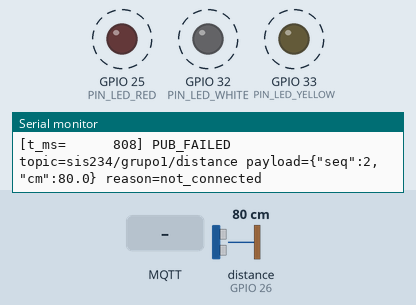
Bench run of a program on a simulated ESP32. Parts: output pins drawn as LEDs (lit = HIGH), the last lines printed to the serial monitor. Wiring (inferred from the names in the program): ultrasonic range finder: trigger GPIO 27; echo GPIO 26. Dashed ring = blinking. Inputs (shaded band) come from the test bench; at power-on: distance to the obstacle (sensor on GPIO 26) 80 cm. The echo pulse lasts 58.3 µs per cm; WiFi joins after 1.5 s; servers stay silent unless stated; no MQTT or app messages arrive unless stated; pins used as bus, display or sensor lines are not drawn.

Above: at 1.13 s.
1.7 s: MQTT message "1" arrives on the first subscribed topic
3.2 s: MQTT message "on" arrives on the first subscribed topic
4.7 s: MQTT message "off" arrives on the first subscribed topic
At 5.3 s:
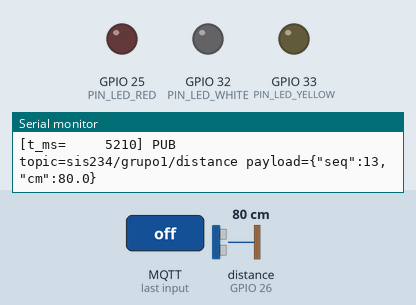
Timing chart, 0 to 7.7 s (numbered marks = the images above; inputs shaded):
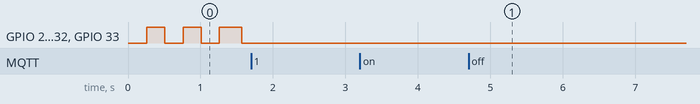

The program:

main.cpp
```cpp
/// Smart object: measures the distance with the HC-SR04, publishes it over MQTT and switches
/// three LEDs on the commands received from the mobile app or the MCP server.

#include <Arduino.h>
#include <ArduinoJson.h>
#include <math.h>
#include <string.h>

#include "EventLog.h"
#include "LedConfig.h"
#include "LedController.h"
#include "MqttConfig.h"
#include "MqttLink.h"
#include "SensorConfig.h"
#include "UltrasonicSensor.h"

UltrasonicSensor sensor(SensorConfig::PIN_TRIG, SensorConfig::PIN_ECHO);
LedController leds(LedConfig::PIN_LED_RED, LedConfig::PIN_LED_YELLOW, LedConfig::PIN_LED_WHITE);
MqttLink mqttLink;

uint32_t readingSeq = 0;
unsigned long lastSampleMs = 0;

/// Value of one LED in the leds/state payload: 1 if on, 0 if off.
unsigned int ledLevel(Led led) {
  return leds.isOn(led) ? MqttConfig::LED_LEVEL_ON : MqttConfig::LED_LEVEL_OFF;
}

/// Publishes the commanded LED state as {"red":r,"yellow":y,"white":w}, retained.
void publishLedState() {
  char payload[MqttConfig::PAYLOAD_BUFFER_BYTES];
  snprintf(payload, sizeof(payload), "{\"%s\":%u,\"%s\":%u,\"%s\":%u}",
           MqttConfig::LED_RED, ledLevel(Led::Red), MqttConfig::LED_YELLOW, ledLevel(Led::Yellow),
           MqttConfig::LED_WHITE, ledLevel(Led::White));
  EventLog::write(Event::LedState, "%s", payload);
  mqttLink.publish(MqttConfig::TOPIC_LED_STATE, payload, MqttConfig::RETAIN);
}

/// Publishes the last reading as {"seq":n,"cm":x.x}, or {"seq":n,"cm":null} if it was invalid.
void publishDistance(float distanceCm) {
  readingSeq++;
  char payload[MqttConfig::PAYLOAD_BUFFER_BYTES];
  if (isnan(distanceCm)) {
    snprintf(payload, sizeof(payload), "{\"%s\":%lu,\"%s\":null}", MqttConfig::FIELD_SEQ,
             static_cast<unsigned long>(readingSeq), MqttConfig::FIELD_CM);
  } else {
    snprintf(payload, sizeof(payload), "{\"%s\":%lu,\"%s\":%.*f}", MqttConfig::FIELD_SEQ,
             static_cast<unsigned long>(readingSeq), MqttConfig::FIELD_CM,
             MqttConfig::DISTANCE_DECIMALS, distanceCm);
  }
  mqttLink.publish(MqttConfig::TOPIC_DISTANCE, payload, MqttConfig::NO_RETAIN);
}

/// Validates a command {"led":"red|yellow|white|all","state":"on|off"}, applies it and
/// publishes the new LED state. Invalid commands are logged and ignored.
void onCommand(const char* payload, unsigned int length) {
  if (length > MqttConfig::MAX_COMMAND_LENGTH) {
    EventLog::write(Event::CmdInvalid, "reason=too_long length=%u", length);
    return;
  }
  JsonDocument doc;
  const DeserializationError error = deserializeJson(doc, payload, length);
  if (error) {
    EventLog::write(Event::CmdInvalid, "reason=bad_json error=%s payload=%.*s", error.c_str(),
                    static_cast<int>(length), payload);
    return;
  }
  const char* led = doc[MqttConfig::FIELD_LED].as<const char*>();
  const char* state = doc[MqttConfig::FIELD_STATE].as<const char*>();
  if (led == nullptr || state == nullptr) {
    EventLog::write(Event::CmdInvalid, "reason=missing_field payload=%.*s",
                    static_cast<int>(length), payload);
    return;
  }

  bool on;
  if (strcmp(state, MqttConfig::STATE_ON) == 0) {
    on = true;
  } else if (strcmp(state, MqttConfig::STATE_OFF) == 0) {
    on = false;
  } else {
    EventLog::write(Event::CmdInvalid, "reason=bad_state state=%s", state);
    return;
  }

  if (strcmp(led, MqttConfig::LED_ALL) == 0) {
    leds.setAll(on);
  } else if (strcmp(led, MqttConfig::LED_RED) == 0) {
    leds.set(Led::Red, on);
  } else if (strcmp(led, MqttConfig::LED_YELLOW) == 0) {
    leds.set(Led::Yellow, on);
  } else if (strcmp(led, MqttConfig::LED_WHITE) == 0) {
    leds.set(Led::White, on);
  } else {
    EventLog::write(Event::CmdInvalid, "reason=bad_led led=%s", led);
    return;
  }
  EventLog::write(Event::CmdRx, "led=%s state=%s", led, state);
  publishLedState();
}

/// After every (re)connection the LEDs start off and the retained state shows it.
void onConnected() {
  leds.setErrorMode(false);
  publishLedState();
}

void setup() {
  EventLog::begin();
  EventLog::write(Event::Boot, "reset_reason=%d", static_cast<int>(esp_reset_reason()));
  sensor.begin();
  leds.begin();
  mqttLink.begin(onCommand, onConnected);
}

void loop() {
  mqttLink.loop();
  leds.setErrorMode(!mqttLink.isConnected());

  const unsigned long nowMs = millis();
  if (nowMs - lastSampleMs >= SensorConfig::SAMPLE_PERIOD_MS && sensor.startMeasurement()) {
    lastSampleMs = nowMs;
  }
  if (sensor.update()) {
    publishDistance(sensor.lastDistanceCm());
  }

  leds.update();
}
```

Secrets.example.h
```cpp
#pragma once

/// Network credentials template.
/// Copy this file to include/Secrets.h and fill in the real values.
/// Secrets.h is listed in .gitignore and must never be committed.
namespace Secrets {

constexpr char WIFI_SSID[] = "your-2.4GHz-network";
constexpr char WIFI_PASSWORD[] = "your-wifi-password";

}  // namespace Secrets
```

EventLog.cpp
```cpp
#include "EventLog.h"

#include <stdarg.h>

void EventLog::begin() {
  Serial.begin(SERIAL_BAUD);
}

void EventLog::write(Event event, const char* format, ...) {
  char details[DETAILS_BUFFER_BYTES];
  va_list args;
  va_start(args, format);
  vsnprintf(details, sizeof(details), format, args);
  va_end(args);
  Serial.printf("[t_ms=%9lu] %-16s %s\n", millis(), name(event), details);
}

const char* EventLog::name(Event event) {
  switch (event) {
    case Event::Boot:           return "BOOT";
    case Event::WifiConnecting: return "WIFI_CONNECTING";
    case Event::WifiConnected:  return "WIFI_CONNECTED";
    case Event::WifiLost:       return "WIFI_LOST";
    case Event::WifiRetry:      return "WIFI_RETRY";
    case Event::MqttConnecting: return "MQTT_CONNECTING";
    case Event::MqttConnected:  return "MQTT_CONNECTED";
    case Event::MqttLost:       return "MQTT_LOST";
    case Event::MqttRetry:      return "MQTT_RETRY";
    case Event::Pub:            return "PUB";
    case Event::PubFailed:      return "PUB_FAILED";
    case Event::CmdRx:          return "CMD_RX";
    case Event::CmdInvalid:     return "CMD_INVALID";
    case Event::LedState:       return "LED_STATE";
  }
  return "UNKNOWN";
}
```

EventLog.h
```cpp
#pragma once

#include <Arduino.h>

/// Events written to the serial log. The log is the evidence for stability and reconnection.
enum class Event {
  Boot,
  WifiConnecting,
  WifiConnected,
  WifiLost,
  WifiRetry,
  MqttConnecting,
  MqttConnected,
  MqttLost,
  MqttRetry,
  Pub,
  PubFailed,
  CmdRx,
  CmdInvalid,
  LedState
};

/// Serial log with a fixed format, easy to parse by the analysis scripts:
/// [t_ms=   123456] EVENT_NAME       details
class EventLog {
 public:
  static constexpr unsigned long SERIAL_BAUD = 115200;  // Same as monitor_speed in platformio.ini
  static constexpr size_t DETAILS_BUFFER_BYTES = 160;  // Longest details text per line

  /// Opens the serial port. Call once at the start of setup().
  static void begin();

  /// Writes one line with the uptime in ms, the event name and printf-style details.
  static void write(Event event, const char* format, ...)
      __attribute__((format(printf, 2, 3)));

 private:
  /// Name of the event as it appears in the log.
  static const char* name(Event event);
};
```

LedController.cpp
```cpp
#include "LedController.h"

#include "LedConfig.h"

LedController::LedController(uint8_t redPin, uint8_t yellowPin, uint8_t whitePin)
    : pins_{redPin, yellowPin, whitePin} {}

void LedController::begin() {
  for (size_t i = 0; i < LED_COUNT; i++) {
    pinMode(pins_[i], OUTPUT);
  }
  writeCommandedState();
}

void LedController::set(Led led, bool on) {
  if (errorMode_) {
    return;
  }
  const size_t index = static_cast<size_t>(led);
  on_[index] = on;
  digitalWrite(pins_[index], on ? HIGH : LOW);
}

void LedController::setAll(bool on) {
  if (errorMode_) {
    return;
  }
  for (size_t i = 0; i < LED_COUNT; i++) {
    on_[i] = on;
  }
  writeCommandedState();
}

bool LedController::isOn(Led led) const {
  return on_[static_cast<size_t>(led)];
}

void LedController::setErrorMode(bool error) {
  if (error == errorMode_) {
    return;
  }
  errorMode_ = error;
  for (size_t i = 0; i < LED_COUNT; i++) {
    on_[i] = false;
  }
  blinkOn_ = false;
  lastBlinkMs_ = millis();
  writeCommandedState();
}

void LedController::update() {
  if (!errorMode_) {
    return;
  }
  const unsigned long nowMs = millis();
  if (nowMs - lastBlinkMs_ >= LedConfig::ERROR_BLINK_INTERVAL_MS) {
    lastBlinkMs_ = nowMs;
    blinkOn_ = !blinkOn_;
    writeAllPins(blinkOn_);
  }
}

void LedController::writeCommandedState() {
  for (size_t i = 0; i < LED_COUNT; i++) {
    digitalWrite(pins_[i], on_[i] ? HIGH : LOW);
  }
}

void LedController::writeAllPins(bool on) {
  for (size_t i = 0; i < LED_COUNT; i++) {
    digitalWrite(pins_[i], on ? HIGH : LOW);
  }
}
```

LedController.h
```cpp
#pragma once

#include <Arduino.h>

/// The three LEDs of the smart object.
enum class Led { Red, Yellow, White };

/// Turns the LEDs on and off on command and blinks them all together in ERROR mode
/// (no broker connection). Leaving ERROR mode starts with every LED off.
class LedController {
 public:
  static constexpr size_t LED_COUNT = 3;

  LedController(uint8_t redPin, uint8_t yellowPin, uint8_t whitePin);

  /// Configures the pins as outputs, all LEDs off. Call once in setup().
  void begin();

  /// Turns one LED on or off. Ignored while in ERROR mode.
  void set(Led led, bool on);

  /// Turns the three LEDs on or off. Ignored while in ERROR mode.
  void setAll(bool on);

  /// Commanded state of one LED (not the blinking level of ERROR mode).
  bool isOn(Led led) const;

  /// Enters or leaves ERROR mode. Both transitions reset every LED to off.
  void setErrorMode(bool error);

  /// Drives the ERROR-mode blinking with millis(). Call on every loop().
  void update();

 private:
  /// Writes the commanded state of every LED to its pin.
  void writeCommandedState();

  /// Writes the same level to every pin.
  void writeAllPins(bool on);

  uint8_t pins_[LED_COUNT];
  bool on_[LED_COUNT] = {false, false, false};
  bool errorMode_ = false;
  bool blinkOn_ = false;
  unsigned long lastBlinkMs_ = 0;
};
```

MqttLink.cpp
```cpp
#include "MqttLink.h"

#include <string.h>

#include "EventLog.h"
#include "Secrets.h"

MqttLink::MqttLink() : mqttClient_(wifiClient_) {}

void MqttLink::begin(CommandHandler onCommand, ConnectedHandler onConnected) {
  onCommand_ = onCommand;
  onConnected_ = onConnected;

  WiFi.mode(WIFI_STA);
  WiFi.setSleep(false);
  WiFi.setAutoReconnect(false);

  uint8_t mac[6];
  WiFi.macAddress(mac);
  snprintf(clientId_, sizeof(clientId_), "%s%02X%02X%02X%02X%02X%02X",
           MqttConfig::CLIENT_ID_PREFIX, mac[0], mac[1], mac[2], mac[3], mac[4], mac[5]);

  wifiClient_.setTimeout(MqttConfig::CONNECT_TIMEOUT_S);
  mqttClient_.setServer(MqttConfig::BROKER_HOST, MqttConfig::BROKER_PORT);
  mqttClient_.setKeepAlive(MqttConfig::KEEPALIVE_S);
  mqttClient_.setSocketTimeout(MqttConfig::SOCKET_TIMEOUT_S);
  mqttClient_.setBufferSize(MqttConfig::BUFFER_SIZE_BYTES);
  mqttClient_.setCallback([this](char* topic, uint8_t* payload, unsigned int length) {
    handleMessage(topic, payload, length);
  });

  EventLog::write(Event::WifiConnecting, "ssid=%s client_id=%s", Secrets::WIFI_SSID, clientId_);
  WiFi.begin(Secrets::WIFI_SSID, Secrets::WIFI_PASSWORD);
  lastWifiAttemptMs_ = millis();
}

void MqttLink::loop() {
  mqttClient_.loop();
  if (ensureWifi()) {
    ensureMqtt();
  } else if (mqttUp_) {
    mqttUp_ = false;
    EventLog::write(Event::MqttLost, "reason=wifi_lost");
  }
}

bool MqttLink::isConnected() {
  return wifiUp_ && mqttClient_.connected();
}

bool MqttLink::publish(const char* topic, const char* payload, bool retained) {
  if (!isConnected()) {
    EventLog::write(Event::PubFailed, "topic=%s payload=%s reason=not_connected", topic, payload);
    return false;
  }
  if (!mqttClient_.publish(topic, payload, retained)) {
    EventLog::write(Event::PubFailed, "topic=%s payload=%s reason=write_failed", topic, payload);
    return false;
  }
  EventLog::write(Event::Pub, "topic=%s payload=%s", topic, payload);
  return true;
}

bool MqttLink::ensureWifi() {
  const unsigned long nowMs = millis();

  if (WiFi.status() == WL_CONNECTED) {
    if (!wifiUp_) {
      wifiUp_ = true;
      mqttAttemptNow_ = true;
      EventLog::write(Event::WifiConnected, "ip=%s rssi_dbm=%d",
                      WiFi.localIP().toString().c_str(), WiFi.RSSI());
    }
    return true;
  }

  if (wifiUp_) {
    wifiUp_ = false;
    lastWifiAttemptMs_ = nowMs;
    // Close the socket without sending DISCONNECT, so the broker publishes the last will.
    wifiClient_.stop();
    EventLog::write(Event::WifiLost, "status=%d", static_cast<int>(WiFi.status()));
  }
  if (nowMs - lastWifiAttemptMs_ >= MqttConfig::WIFI_RETRY_INTERVAL_MS) {
    lastWifiAttemptMs_ = nowMs;
    EventLog::write(Event::WifiRetry, "status=%d", static_cast<int>(WiFi.status()));
    WiFi.disconnect();
    WiFi.begin(Secrets::WIFI_SSID, Secrets::WIFI_PASSWORD);
  }
  return false;
}

void MqttLink::ensureMqtt() {
  if (mqttClient_.connected()) {
    return;
  }
  if (mqttUp_) {
    mqttUp_ = false;
    EventLog::write(Event::MqttLost, "state=%d", mqttClient_.state());
  }
  const unsigned long nowMs = millis();
  if (mqttAttemptNow_ || nowMs - lastMqttAttemptMs_ >= MqttConfig::MQTT_RETRY_INTERVAL_MS) {
    mqttAttemptNow_ = false;
    connectMqtt();
    lastMqttAttemptMs_ = millis();
  }
}

void MqttLink::connectMqtt() {
  EventLog::write(Event::MqttConnecting, "host=%s port=%u",
                  MqttConfig::BROKER_HOST, MqttConfig::BROKER_PORT);
  const unsigned long startMs = millis();
  const bool connected = mqttClient_.connect(clientId_, MqttConfig::TOPIC_STATUS,
                                             MqttConfig::STATUS_WILL_QOS, MqttConfig::RETAIN,
                                             MqttConfig::STATUS_OFFLINE);
  const unsigned long tookMs = millis() - startMs;
  if (!connected) {
    EventLog::write(Event::MqttRetry, "state=%d took_ms=%lu", mqttClient_.state(), tookMs);
    return;
  }
  mqttUp_ = true;
  EventLog::write(Event::MqttConnected, "took_ms=%lu", tookMs);
  mqttClient_.subscribe(MqttConfig::TOPIC_LED_COMMAND, MqttConfig::COMMAND_SUBSCRIBE_QOS);
  publish(MqttConfig::TOPIC_STATUS, MqttConfig::STATUS_ONLINE, MqttConfig::RETAIN);
  if (onConnected_ != nullptr) {
    onConnected_();
  }
}

void MqttLink::handleMessage(char* topic, uint8_t* payload, unsigned int length) {
  if (strcmp(topic, MqttConfig::TOPIC_LED_COMMAND) != 0 || onCommand_ == nullptr) {
    return;
  }
  onCommand_(reinterpret_cast<const char*>(payload), length);
}
```

MqttLink.h
```cpp
#pragma once

#include <Arduino.h>
#include <PubSubClient.h>
#include <WiFi.h>

#include "MqttConfig.h"

/// WiFi + MQTT connection of the smart object, never blocking loop() for long.
/// WiFi and MQTT are retried on their own intervals with millis(). On every MQTT connect it
/// registers the last will (status = offline), subscribes to the command topic, publishes
/// status = online and calls the connected handler so main can publish the LED state.
class MqttLink {
 public:
  /// Receives the raw payload of every message on the command topic.
  using CommandHandler = void (*)(const char* payload, unsigned int length);
  /// Called right after each successful MQTT connection.
  using ConnectedHandler = void (*)();

  MqttLink();

  /// Starts WiFi without waiting and configures the MQTT client. Call once in setup().
  void begin(CommandHandler onCommand, ConnectedHandler onConnected);

  /// Keeps WiFi and MQTT alive and processes incoming messages. Call on every loop().
  void loop();

  /// True while both WiFi and the MQTT session are up.
  bool isConnected();

  /// Publishes with QoS 0 (the only QoS PubSubClient can publish) and logs PUB or PUB_FAILED.
  bool publish(const char* topic, const char* payload, bool retained);

 private:
  /// Detects WiFi changes and retries every WIFI_RETRY_INTERVAL_MS. Returns true if WiFi is up.
  bool ensureWifi();

  /// Detects a lost session and retries every MQTT_RETRY_INTERVAL_MS while WiFi is up.
  void ensureMqtt();

  /// One connection attempt with last will, subscription and online status.
  void connectMqtt();

  /// Forwards messages of the command topic to the command handler.
  void handleMessage(char* topic, uint8_t* payload, unsigned int length);

  WiFiClient wifiClient_;
  PubSubClient mqttClient_;
  char clientId_[MqttConfig::CLIENT_ID_BUFFER_BYTES] = "";
  CommandHandler onCommand_ = nullptr;
  ConnectedHandler onConnected_ = nullptr;
  bool wifiUp_ = false;
  bool mqttUp_ = false;
  bool mqttAttemptNow_ = false;
  unsigned long lastWifiAttemptMs_ = 0;
  unsigned long lastMqttAttemptMs_ = 0;
};
```

UltrasonicSensor.h
```cpp
#pragma once

#include <Arduino.h>

/// Non-blocking HC-SR04 driver.
/// A measurement goes through Idle -> Trigger -> WaitEcho. The trigger pulse is timed with
/// micros() and the echo edges are captured by an interrupt, so loop() never waits for the
/// sensor. An invalid reading (no echo or out of range) is reported as NAN.
class UltrasonicSensor {
 public:
  UltrasonicSensor(uint8_t trigPin, uint8_t echoPin);

  /// Configures the pins and attaches the echo interrupt. Call once in setup().
  void begin();

  /// Starts a new measurement. Returns false if the previous one has not finished yet.
  bool startMeasurement();

  /// Advances the state machine. Call on every loop(). Returns true exactly once per
  /// measurement, when the result is ready in lastDistanceCm().
  bool update();

  /// Distance of the last finished measurement in centimeters, or NAN if it was invalid.
  float lastDistanceCm() const;

 private:
  enum class State { Idle, Trigger, WaitEcho };

  /// Echo interrupt: stores the time of the rising and falling edges of the current echo.
  static void IRAM_ATTR onEchoChange(void* arg);

  /// Converts the echo duration to centimeters, or NAN if it is outside the valid range.
  static float echoToCm(uint32_t echoUs);

  uint8_t trigPin_;
  uint8_t echoPin_;
  State state_ = State::Idle;
  uint32_t triggerStartUs_ = 0;
  uint32_t waitStartUs_ = 0;
  float lastDistanceCm_ = NAN;

  // Shared with the interrupt. The ISR only writes while armed_ is true, and it disarms
  // itself after the falling edge, so loop() can read the times safely once echoDone_ is set.
  volatile bool armed_ = false;
  volatile bool echoStarted_ = false;
  volatile bool echoDone_ = false;
  volatile uint32_t echoStartUs_ = 0;
  volatile uint32_t echoEndUs_ = 0;
};
```

Source omitted: UltrasonicSensor.cpp (2199 bytes), LedConfig.h (367 bytes), MqttConfig.h (3053 bytes), SensorConfig.h (1002 bytes)

Measured:
- by itself, GPIO 25 (PIN_LED_RED), GPIO 32 (PIN_LED_WHITE), GPIO 33 (PIN_LED_YELLOW): alternates HIGH for 0.25 s and LOW for 0.25 s
